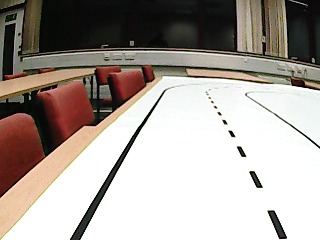
#> input picture Code/Test/10022.png, 320 x 240 px, found by its file name
$ python Threshold.ipynb.py
#> lines starting #> are read from the running program, lines starting #| are printed output that depends on the picture; after the words box and inside, x2 and y2 are one past the last pixel; in counts of white or black regions, pixels touching at a corner belong together
import cv2
import numpy as np


img = cv2.imread('./10022.png')
#> img is the input picture: shape (240, 320, 3); mean B, G, R 155.3, 161.7, 169.8


cv2.imshow('img', img)
cv2.waitKey(0)
cv2.destroyAllWindows()


ret, thresh1 = cv2.threshold(img, 250, 255, cv2.THRESH_BINARY)
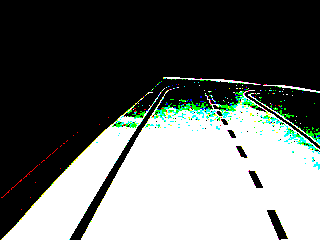
#> thresh1: shape (240, 320, 3); mean B, G, R 103.8, 107, 102.4
ret, thresh2 = cv2.threshold(img, 250, 255, cv2.THRESH_BINARY_INV)
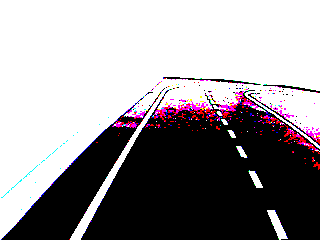
#> thresh2: shape (240, 320, 3); mean B, G, R 151.2, 148, 152.6
ret, thresh3 = cv2.threshold(img, 250, 255, cv2.THRESH_TRUNC)
ret, thresh4 = cv2.threshold(img, 250, 255, cv2.THRESH_TOZERO)
ret, thresh5 = cv2.threshold(img, 250, 255, cv2.THRESH_TOZERO_INV)
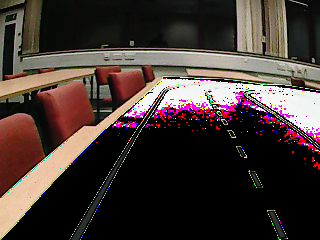
#> thresh5: shape (240, 320, 3); mean B, G, R 51.5, 54.8, 67.5


cv2.imshow('Binary Threshold', thresh1)
cv2.waitKey(0)
cv2.imshow('Binary Threshold Inverted', thresh2)
cv2.waitKey(0)
cv2.imshow('Truncated Threshold', thresh3)
cv2.waitKey(0)
cv2.imshow('Set to 0', thresh4)
cv2.waitKey(0)
cv2.imshow('Set to 0 Inverted', thresh5)
cv2.waitKey(0)


cv2.destroyAllWindows()


# global thresholding
ret1, th1 = cv2.threshold(img, 253, 255, cv2.THRESH_BINARY)
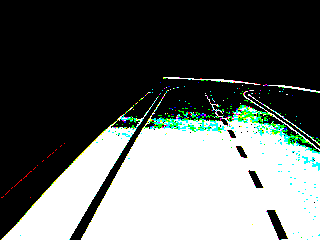
#> th1: shape (240, 320, 3); mean B, G, R 97.8, 100.7, 95.7


cv2.imshow('img', th1)
cv2.waitKey(0)
cv2.destroyAllWindows()


lower_black = np.array([0, 0, 0], dtype = "uint16")
upper_black = np.array([250, 250, 250], dtype = "uint16")
black_mask = cv2.inRange(th1, lower_black, upper_black)
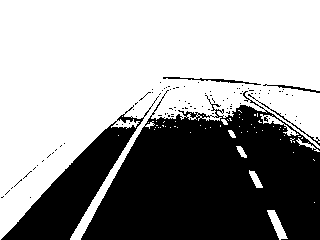
#> black_mask: shape (240, 320); 60.2% white; 98 black regions (93 under 20 px), largest, box (x1, y1, x2, y2) and area: (81, 90, 320, 240) 24191, (1, 96, 159, 240) 5788, (163, 77, 261, 85) 177, (248, 94, 320, 146) 129, (263, 84, 320, 93) 111
cv2.imshow('img', black_mask)
cv2.waitKey(0)
cv2.destroyAllWindows()


(h, w) = black_mask.shape
#> h = 240; w = 320


h, w


h/4


required = black_mask[int((3*h)/5):h, :w]
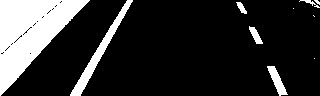
#> required: shape (96, 320); 18.4% white; 10 white regions (4 under 20 px), largest, box (x1, y1, x2, y2) and area: (0, 0, 90, 96) 4285, (70, 0, 133, 96) 849, (267, 66, 288, 96) 254, (249, 26, 263, 44) 118, (236, 2, 247, 14) 66, (299, 0, 320, 8) 46


cv2.imshow('img1', th1)
cv2.waitKey(0)
cv2.imshow('img', required)
cv2.waitKey(0)
cv2.destroyAllWindows()
